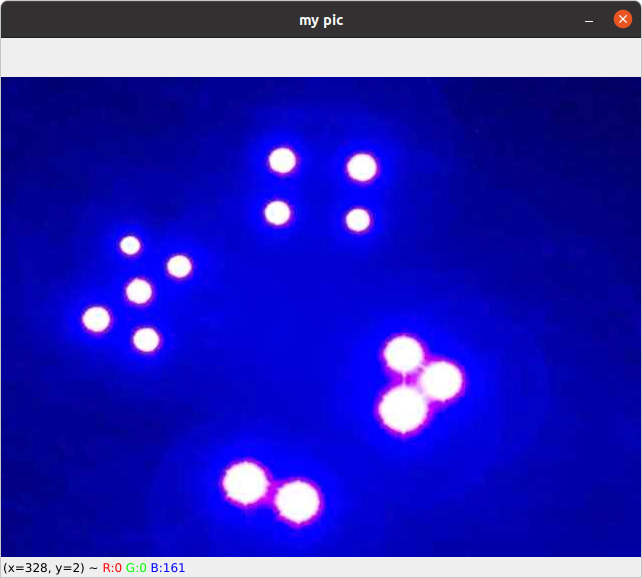
#> input picture Task 4C/LD_3811_ledcluster_drone.jpg, 642 x 578 px
$ python LD_3811_led_detection.py '../Task 4C/LD_3811_ledcluster_drone.jpg'
#> lines starting #> are read from the running program, lines starting #| are printed output that depends on the picture; after the words box and inside, x2 and y2 are one past the last pixel; in counts of white or black regions, pixels touching at a corner belong together
# Team ID:     3811
# Theme:       Luminosity Drone
# Filename:    LD_3811_led_detection.py

# Finds the bright LEDs in an image and writes their centroid and area.
# usage: python3 LD_3811_led_detection.py [image]   (default led.jpg)

from imutils import contours
from skimage import measure
import numpy as np
import imutils
import cv2
import sys

path = sys.argv[1] if len(sys.argv) > 1 else 'led.jpg'
image = cv2.imread(path, 1)
#> image is the input picture: shape (578, 642, 3); mean B, G, R 181.3, 36.9, 40.3
if image is None:
    sys.exit("could not read " + path)

# grayscale and blur so each LED becomes one smooth blob
gray = cv2.cvtColor(image, cv2.COLOR_BGR2GRAY)
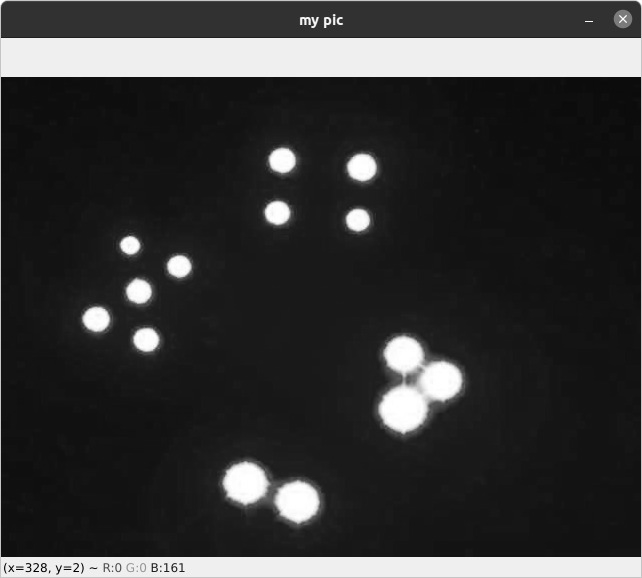
#> gray: shape (578, 642); min 0, max 255, mean 54.4
blur = cv2.GaussianBlur(gray, (11, 11), 0)
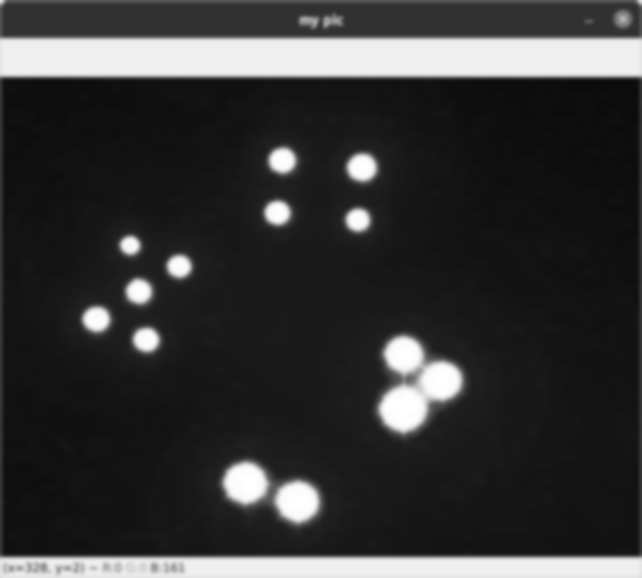
#> blur: shape (578, 642); min 11, max 255, mean 54.1

# keep only the bright regions
thresh = cv2.threshold(blur, 200, 255, cv2.THRESH_BINARY)[1]
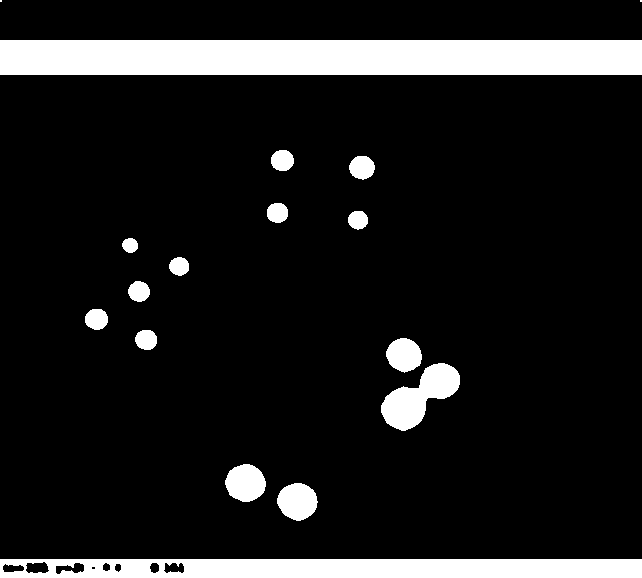
#> thresh: shape (578, 642); 11.6% white; 17 white regions (2 under 20 px), largest, box (x1, y1, x2, y2) and area: (0, 40, 642, 75) 22470, (0, 559, 642, 578) 11379, (381, 363, 460, 431) 2694

# erode then dilate to remove small specks of noise
thresh = cv2.erode(thresh, None, iterations=2)
#> thresh: shape (578, 642); 9.5% white; 16 white regions (1 under 20 px), largest, box (x1, y1, x2, y2) and area: (0, 42, 642, 73) 19902, (0, 561, 642, 578) 9186, (383, 365, 458, 429) 2113
thresh = cv2.dilate(thresh, None, iterations=4)
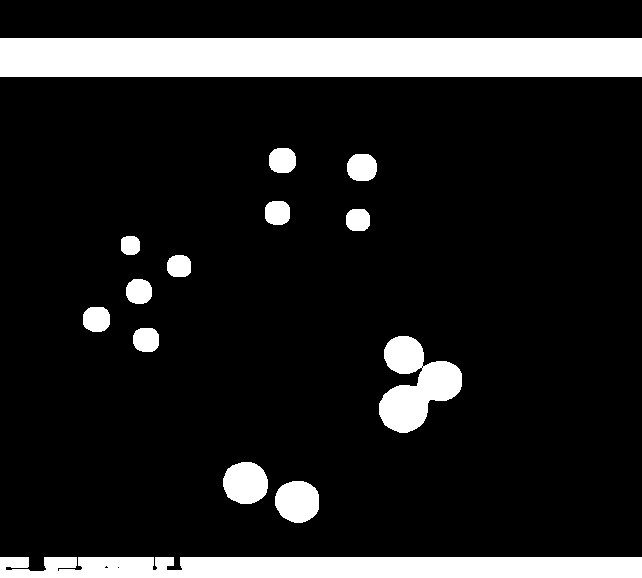
#> thresh: shape (578, 642); 13.6% white; 14 white regions, largest, box (x1, y1, x2, y2) and area: (0, 38, 642, 77) 25038, (0, 557, 642, 578) 13040, (379, 336, 462, 433) 4533

# label connected regions and keep the big ones in a mask
labels = measure.label(thresh, connectivity=2, background=0)
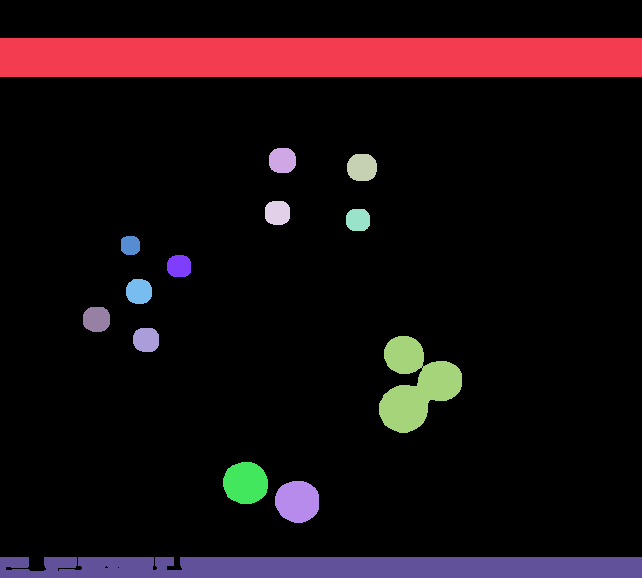
#> labels: shape (578, 642) int64; 15 distinct labels, from 0 to 14; one colour per label, 0 black
mask = np.zeros(thresh.shape, dtype="uint8")

for label in np.unique(labels):
    # label 0 is the background
    if label == 0:
        continue

    labelMask = np.zeros(thresh.shape, dtype="uint8")
    labelMask[labels == label] = 255
    numPixels = cv2.countNonZero(labelMask)

    if numPixels > 300:
        mask = cv2.add(mask, labelMask)
#> this loop made 15 passes
#> numPixels on passes 2 to 13: 25038, 581, 688, 526, 464, 319, 459, 543, 580, 540, 4533, 1514
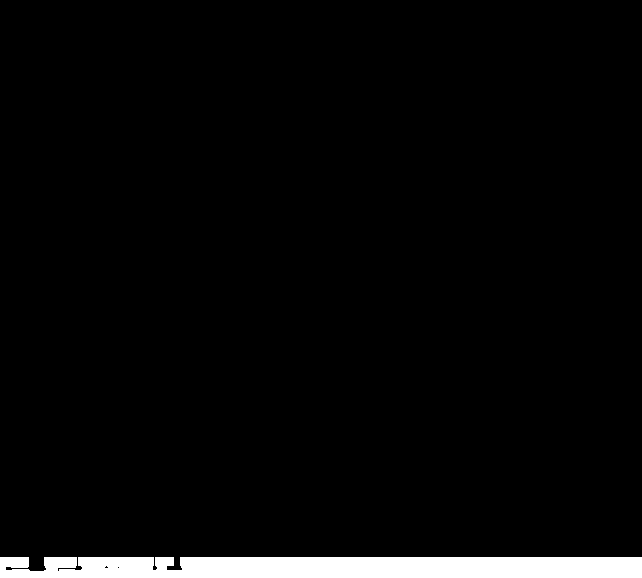
#> labelMask: shape (578, 642); 3.5% white; 1 white region

# contours of the LEDs, sorted left to right
cnts = cv2.findContours(mask.copy(), cv2.RETR_EXTERNAL, cv2.CHAIN_APPROX_SIMPLE)
#> cnts = 14 contours; largest, box (x1, y1, x2, y2) and area: (0, 38, 642, 77) 24358, (0, 557, 642, 578) 12282, (379, 336, 462, 433) 4364, (223, 462, 268, 504) 1450, (275, 481, 319, 523) 1426
cnts = imutils.grab_contours(cnts)
if len(cnts) > 0:
    cnts = contours.sort_contours(cnts)[0]

centroids = []
areas = []

for i, c in enumerate(cnts):
    area = cv2.contourArea(c)

    M = cv2.moments(c)
    if M["m00"] != 0:
        cX = (M["m10"] / M["m00"])
        cY = (M["m01"] / M["m00"])
    else:
        cX, cY = 0, 0

    # outline, centre dot and number for each LED
    cv2.drawContours(image, [c], -1, (0, 0, 255), 2)
    cv2.circle(image, (int(cX), int(cY)), 7, (255, 255, 255), -1)
    cv2.putText(image, "#{}".format(i + 1), (int(cX) - 20, int(cY) - 20), cv2.FONT_HERSHEY_SIMPLEX, 0.6, (0, 0, 255), 2)

    centroids.append((cX, cY))
    areas.append(area)
#> this loop made 14 passes
#> (c, area, cX, cY) on pass 2: ([[0, 38], [0, 76], [641, 76], [641, 38]], 24358, 320.5, 57)
#> (area, cX, cY) on passes 1, 3, 4, 5, 6, 7: (12281.5, 331, 567.1), (540.5, 96.09, 318.8), (289.5, 129.9, 245), (505, 138.6, 291), (501.5, 145.7, 339.4), (423.5, 178.7, 265.7)
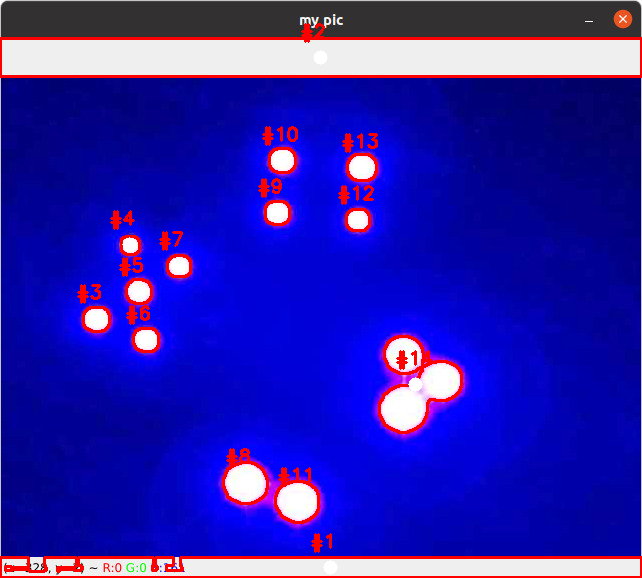
#> image: shape (578, 642, 3); 4.73% of pixels changed, all inside (x1, y1, x2, y2) = (0, 23, 642, 578)
#> after the loop, areas = [12281.5, 24358, 540.5, 289.5, 505, 501.5, 423.5, 1450.5, 488, 541.5, 1426.5, 428.5, 645, 4363.5]; centroids = [(331, 567.1), (320.5, 57), (96.09, 318.8), (129.9, 245), (138.6, 291), (145.7, 339.4), (178.7, 265.7), (245.1, 482.6), (277, 212.4), (282, 160), (297, 501.1), (357.6, 219.5), (361.6, 167), (415, 384.9)]

cv2.imwrite("LD_3811_led_detection_results.png", image)

with open("LD_3811_led_detection_results.txt", "w") as file:
    file.write(f"No. of LEDs detected: {len(cnts)}\n")
    for i, (centroid, area) in enumerate(zip(centroids, areas)):
        file.write(f"Centroid #{i + 1}: {centroid}\nArea #{i + 1}: {area}\n")
#> this loop made 14 passes
#> (centroid, area) on passes 1 to 12: ((331, 567.1), 12281.5), ((320.5, 57), 24358), ((96.09, 318.8), 540.5), ((129.9, 245), 289.5), ((138.6, 291), 505), ((145.7, 339.4), 501.5), ((178.7, 265.7), 423.5), ((245.1, 482.6), 1450.5), ((277, 212.4), 488), ((282, 160), 541.5), ((297, 501.1), 1426.5), ((357.6, 219.5), 428.5)
